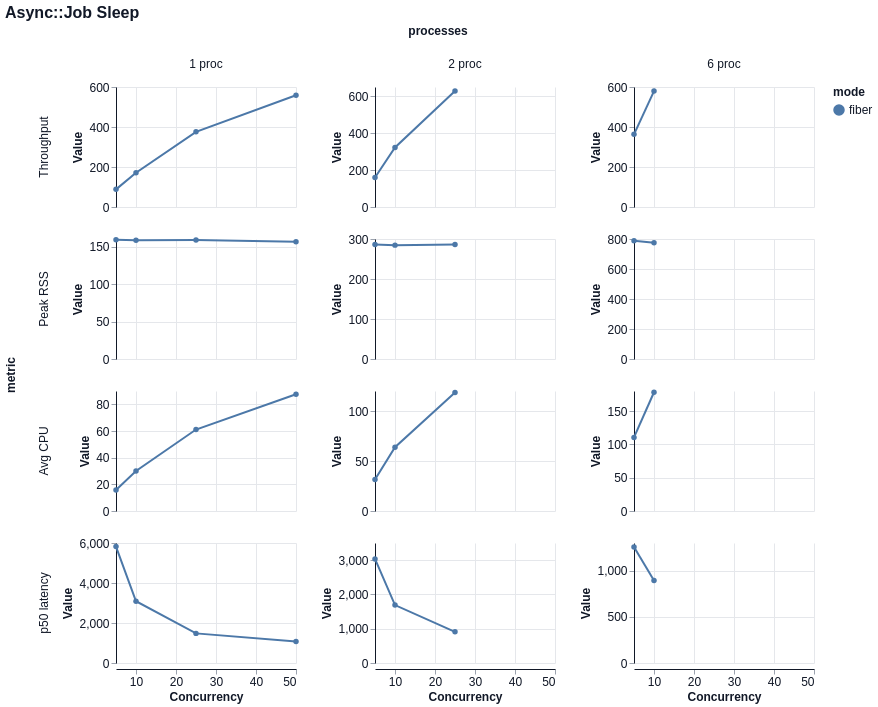

Vega-Lite specification for this chart:
### Vega-Lite specification from a JSON file in a GitHub repository (floating-point values rounded to 4 significant figures)
{"$schema": "https://vega.github.io/schema/vega-lite/v6.json", "title": "Async::Job Sleep", "width": 180, "height": 120, "data": {"values": [{"mode": "fiber", "concurrency": 5, "processes": "1 proc", "metric": "Throughput", "value": 88.2, "unit": "jobs/s"}, {"mode": "fiber", "concurrency": 5, "processes": "1 proc", "metric": "Peak RSS", "value": 158.9, "unit": "MB"}, {"mode": "fiber", "concurrency": 5, "processes": "1 proc", "metric": "Avg CPU", "value": 15.8, "unit": "%"}, {"mode": "fiber", "concurrency": 5, "processes": "1 proc", "metric": "p50 latency", "value": 5821.0, "unit": "ms"}, {"mode": "fiber", "concurrency": 10, "processes": "1 proc", "metric": "Throughput", "value": 171.2, "unit": "jobs/s"}, {"mode": "fiber", "concurrency": 10, "processes": "1 proc", "metric": "Peak RSS", "value": 158.4, "unit": "MB"}, {"mode": "fiber", "concurrency": 10, "processes": "1 proc", "metric": "Avg CPU", "value": 30.0, "unit": "%"}, {"mode": "fiber", "concurrency": 10, "processes": "1 proc", "metric": "p50 latency", "value": 3088.0, "unit": "ms"}, {"mode": "fiber", "concurrency": 25, "processes": "1 proc", "metric": "Throughput", "value": 375.8, "unit": "jobs/s"}, {"mode": "fiber", "concurrency": 25, "processes": "1 proc", "metric": "Peak RSS", "value": 158.6, "unit": "MB"}, {"mode": "fiber", "concurrency": 25, "processes": "1 proc", "metric": "Avg CPU", "value": 61.1, "unit": "%"}, {"mode": "fiber", "concurrency": 25, "processes": "1 proc", "metric": "p50 latency", "value": 1481.0, "unit": "ms"}, {"mode": "fiber", "concurrency": 50, "processes": "1 proc", "metric": "Throughput", "value": 559.0, "unit": "jobs/s"}, {"mode": "fiber", "concurrency": 50, "processes": "1 proc", "metric": "Peak RSS", "value": 156.4, "unit": "MB"}, {"mode": "fiber", "concurrency": 50, "processes": "1 proc", "metric": "Avg CPU", "value": 87.6, "unit": "%"}, {"mode": "fiber", "concurrency": 50, "processes": "1 proc", "metric": "p50 latency", "value": 1073.0, "unit": "ms"}, {"mode": "fiber", "concurrency": 5, "processes": "2 proc", "metric": "Throughput", "value": 160.0, "unit": "jobs/s"}, {"mode": "fiber", "concurrency": 5, "processes": "2 proc", "metric": "Peak RSS", "value": 286.5, "unit": "MB"}, {"mode": "fiber", "concurrency": 5, "processes": "2 proc", "metric": "Avg CPU", "value": 31.5, "unit": "%"}, {"mode": "fiber", "concurrency": 5, "processes": "2 proc", "metric": "p50 latency", "value": 3036.0, "unit": "ms"}, {"mode": "fiber", "concurrency": 10, "processes": "2 proc", "metric": "Throughput", "value": 322.5, "unit": "jobs/s"}, {"mode": "fiber", "concurrency": 10, "processes": "2 proc", "metric": "Peak RSS", "value": 284.7, "unit": "MB"}, {"mode": "fiber", "concurrency": 10, "processes": "2 proc", "metric": "Avg CPU", "value": 63.8, "unit": "%"}, {"mode": "fiber", "concurrency": 10, "processes": "2 proc", "metric": "p50 latency", "value": 1689.0, "unit": "ms"}, {"mode": "fiber", "concurrency": 25, "processes": "2 proc", "metric": "Throughput", "value": 628.5, "unit": "jobs/s"}, {"mode": "fiber", "concurrency": 25, "processes": "2 proc", "metric": "Peak RSS", "value": 286.4, "unit": "MB"}, {"mode": "fiber", "concurrency": 25, "processes": "2 proc", "metric": "Avg CPU", "value": 118.4, "unit": "%"}, {"mode": "fiber", "concurrency": 25, "processes": "2 proc", "metric": "p50 latency", "value": 908.9, "unit": "ms"}, {"mode": "fiber", "concurrency": 5, "processes": "6 proc", "metric": "Throughput", "value": 363.3, "unit": "jobs/s"}, {"mode": "fiber", "concurrency": 5, "processes": "6 proc", "metric": "Peak RSS", "value": 788.3, "unit": "MB"}, {"mode": "fiber", "concurrency": 5, "processes": "6 proc", "metric": "Avg CPU", "value": 110.3, "unit": "%"}, {"mode": "fiber", "concurrency": 5, "processes": "6 proc", "metric": "p50 latency", "value": 1257.0, "unit": "ms"}, {"mode": "fiber", "concurrency": 10, "processes": "6 proc", "metric": "Throughput", "value": 579.7, "unit": "jobs/s"}, {"mode": "fiber", "concurrency": 10, "processes": "6 proc", "metric": "Peak RSS", "value": 775.2, "unit": "MB"}, {"mode": "fiber", "concurrency": 10, "processes": "6 proc", "metric": "Avg CPU", "value": 178.1, "unit": "%"}, {"mode": "fiber", "concurrency": 10, "processes": "6 proc", "metric": "p50 latency", "value": 894.5, "unit": "ms"}]}, "mark": {"type": "line", "point": true, "tooltip": true}, "encoding": {"x": {"field": "concurrency", "type": "quantitative", "title": "Concurrency"}, "y": {"field": "value", "type": "quantitative", "title": "Value"}, "color": {"field": "mode", "type": "nominal"}, "tooltip": [{"field": "mode", "type": "nominal"}, {"field": "concurrency", "type": "quantitative"}, {"field": "processes", "type": "nominal"}, {"field": "metric", "type": "nominal"}, {"field": "percentile", "type": "nominal"}, {"field": "value", "type": "quantitative"}], "row": {"field": "metric", "type": "nominal", "sort": ["Throughput", "Peak RSS", "Avg CPU", "p50 latency"]}, "column": {"field": "processes", "type": "nominal", "sort": null}}, "config": {"background": "white", "axis": {"labelFont": "Helvetica", "titleFont": "Helvetica", "labelFontSize": 12, "titleFontSize": 12, "labelColor": "#111827", "titleColor": "#111827", "domainColor": "#111827", "tickColor": "#9ca3af", "grid": true, "gridColor": "#e5e7eb"}, "header": {"labelFont": "Helvetica", "titleFont": "Helvetica", "labelFontSize": 12, "titleFontSize": 12, "labelColor": "#111827", "titleColor": "#111827"}, "legend": {"labelFont": "Helvetica", "titleFont": "Helvetica", "labelFontSize": 12, "titleFontSize": 12, "labelColor": "#111827", "titleColor": "#111827"}, "title": {"font": "Helvetica", "fontSize": 16, "anchor": "start", "color": "#111827"}, "view": {"stroke": null}}, "resolve": {"scale": {"y": "independent"}}}
